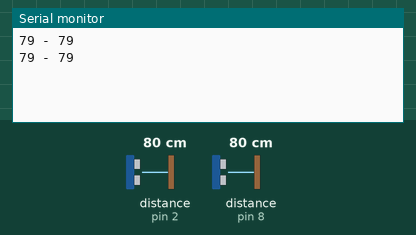
Recording of a sketch running on a simulated Arduino Uno, built with avr-gcc and run on an emulated ATmega328P. Shown: the last lines printed to the serial monitor. Wiring (inferred from the names in the program): 2 × ultrasonic range finder: trigger pin 3, echo pin 2 / trigger pin 7, echo pin 8. Inputs (shaded band) come from the test bench; at power-on: distance to the obstacle (sensors on pin 2, pin 8) 80 cm. The echo pulse lasts 58.3 µs per cm.

Above: at 2.8 s.
2.9 s: distance to the obstacle (sensor on pin 2) set to 2 cm
At 5.0 s:
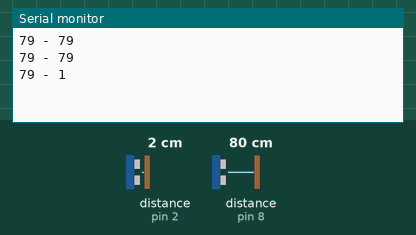
5.6 s: distance to the obstacle (sensor on pin 8) set to 2 cm
At 6.6 s:
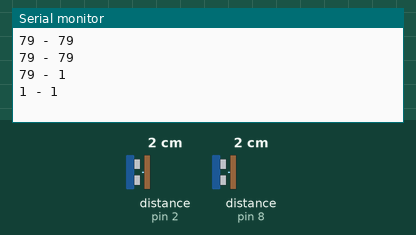
8.3 s: distance to the obstacle (sensor on pin 2) set to 4 cm
At 10.8 s:
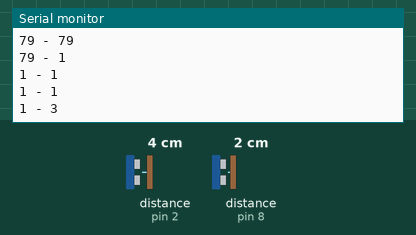
11.0 s: distance to the obstacle (sensor on pin 8) set to 4 cm
At 12.6 s:
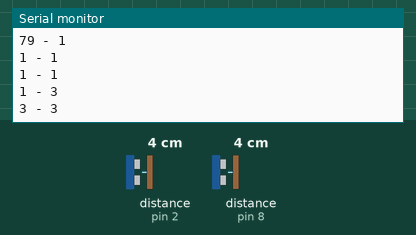
Timing chart, 0 to 14.1 s (numbered marks = the images above; inputs shaded):
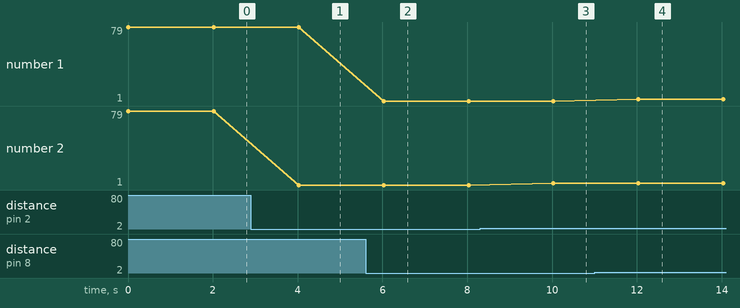

The sketch:

distance.ino
```cpp
#define trigPin1 3
#define echoPin1 2
#define trigPin2 7
#define echoPin2 8

long duration, distance, RightSensor,BackSensor,FrontSensor,LeftSensor;

void setup()
{
Serial.begin (9600);
pinMode(trigPin1, OUTPUT);
pinMode(echoPin1, INPUT);
pinMode(trigPin2, OUTPUT);
pinMode(echoPin2, INPUT);
}

void loop() {
SonarSensor(trigPin1, echoPin1);
RightSensor = distance;
SonarSensor(trigPin2, echoPin2);
LeftSensor = distance;

Serial.print(LeftSensor);
Serial.print(" - ");
Serial.println(RightSensor);
delay(2000);
}

void SonarSensor(int trigPin,int echoPin)
{
digitalWrite(trigPin, LOW);
delayMicroseconds(2);
digitalWrite(trigPin, HIGH);
delayMicroseconds(10);
digitalWrite(trigPin, LOW);
duration = pulseIn(echoPin, HIGH);
distance = (duration/2) / 29.1;

}
```

Measured:
- after the input at 2.9 s, the serial monitor: prints a new line after 1.1 s (image 1)
- after the input at 5.6 s, the serial monitor: prints a new line after 0.43 s (image 2)
- after the input at 8.3 s, the serial monitor: prints a new line after 1.7 s (image 3)
- after the input at 11.0 s, the serial monitor: prints a new line after 1.0 s (image 4)
- plotted number 2: 79 → 1 after the input at 2.9 s, 1 → 3 after the input at 8.3 s
